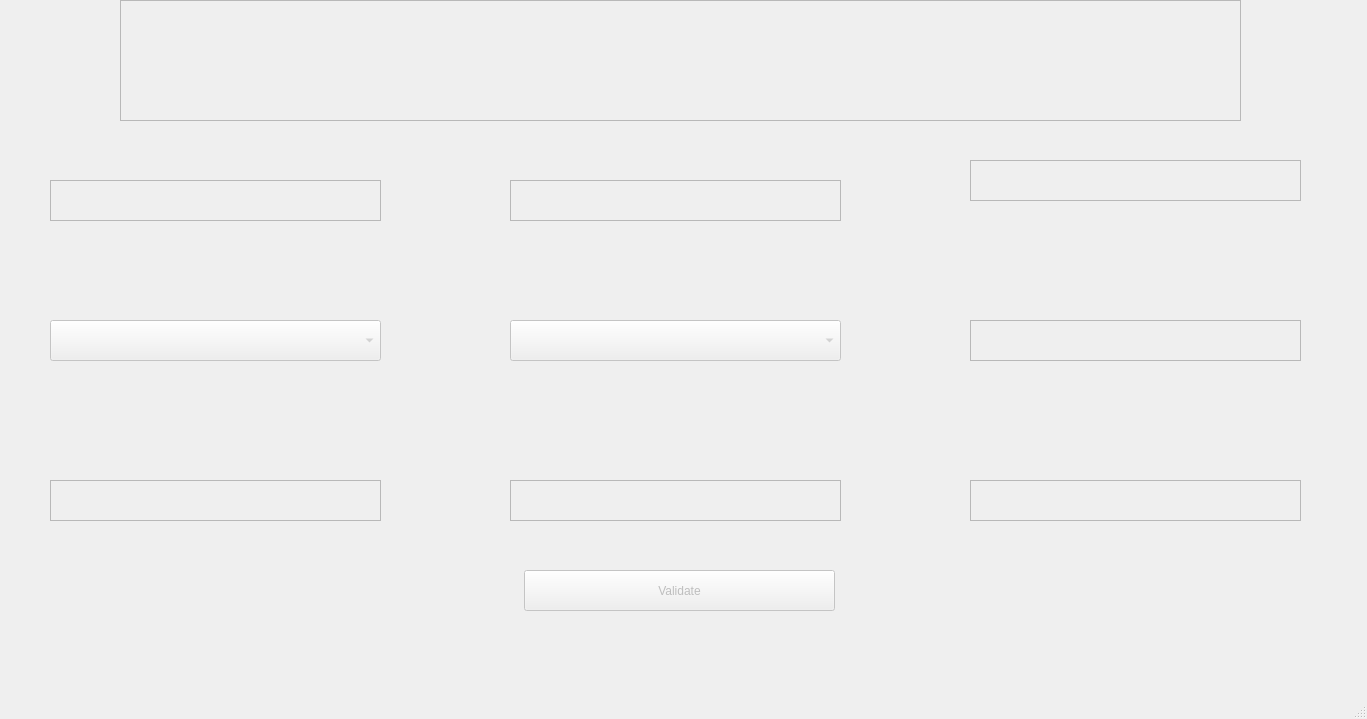
<?xml version="1.0" encoding="UTF-8"?>
<ui version="4.0">
 <class>MainWindow</class>
 <widget class="QMainWindow" name="MainWindow">
  <property name="enabled">
   <bool>false</bool>
  </property>
  <property name="geometry">
   <rect>
    <x>0</x>
    <y>0</y>
    <width>1367</width>
    <height>719</height>
   </rect>
  </property>
  <property name="windowTitle">
   <string>MainWindow</string>
  </property>
  <widget class="QWidget" name="centralwidget">
   <widget class="QGraphicsView" name="graphicsView">
    <property name="geometry">
     <rect>
      <x>120</x>
      <y>0</y>
      <width>1121</width>
      <height>121</height>
     </rect>
    </property>
   </widget>
   <widget class="QTextBrowser" name="textBrowser">
    <property name="geometry">
     <rect>
      <x>50</x>
      <y>180</y>
      <width>331</width>
      <height>41</height>
     </rect>
    </property>
   </widget>
   <widget class="QTextBrowser" name="textBrowser_2">
    <property name="geometry">
     <rect>
      <x>510</x>
      <y>180</y>
      <width>331</width>
      <height>41</height>
     </rect>
    </property>
   </widget>
   <widget class="QTextBrowser" name="textBrowser_3">
    <property name="geometry">
     <rect>
      <x>970</x>
      <y>160</y>
      <width>331</width>
      <height>41</height>
     </rect>
    </property>
   </widget>
   <widget class="QTextBrowser" name="textBrowser_5">
    <property name="geometry">
     <rect>
      <x>970</x>
      <y>320</y>
      <width>331</width>
      <height>41</height>
     </rect>
    </property>
   </widget>
   <widget class="QWidget" name="horizontalLayoutWidget">
    <property name="geometry">
     <rect>
      <x>1300</x>
      <y>160</y>
      <width>51</width>
      <height>361</height>
     </rect>
    </property>
    <layout class="QHBoxLayout" name="horizontalLayout"/>
   </widget>
   <widget class="QWidget" name="horizontalLayoutWidget_2">
    <property name="geometry">
     <rect>
      <x>840</x>
      <y>160</y>
      <width>131</width>
      <height>361</height>
     </rect>
    </property>
    <layout class="QHBoxLayout" name="horizontalLayout_2"/>
   </widget>
   <widget class="QWidget" name="horizontalLayoutWidget_3">
    <property name="geometry">
     <rect>
      <x>380</x>
      <y>160</y>
      <width>131</width>
      <height>361</height>
     </rect>
    </property>
    <layout class="QHBoxLayout" name="horizontalLayout_3"/>
   </widget>
   <widget class="QWidget" name="horizontalLayoutWidget_4">
    <property name="geometry">
     <rect>
      <x>0</x>
      <y>160</y>
      <width>51</width>
      <height>361</height>
     </rect>
    </property>
    <layout class="QHBoxLayout" name="horizontalLayout_4"/>
   </widget>
   <widget class="QWidget" name="verticalLayoutWidget">
    <property name="geometry">
     <rect>
      <x>50</x>
      <y>220</y>
      <width>331</width>
      <height>101</height>
     </rect>
    </property>
    <layout class="QVBoxLayout" name="verticalLayout"/>
   </widget>
   <widget class="QWidget" name="verticalLayoutWidget_2">
    <property name="geometry">
     <rect>
      <x>510</x>
      <y>220</y>
      <width>331</width>
      <height>101</height>
     </rect>
    </property>
    <layout class="QVBoxLayout" name="verticalLayout_2"/>
   </widget>
   <widget class="QWidget" name="verticalLayoutWidget_3">
    <property name="geometry">
     <rect>
      <x>970</x>
      <y>200</y>
      <width>331</width>
      <height>121</height>
     </rect>
    </property>
    <layout class="QVBoxLayout" name="verticalLayout_3"/>
   </widget>
   <widget class="QWidget" name="verticalLayoutWidget_4">
    <property name="geometry">
     <rect>
      <x>50</x>
      <y>360</y>
      <width>331</width>
      <height>121</height>
     </rect>
    </property>
    <layout class="QVBoxLayout" name="verticalLayout_4"/>
   </widget>
   <widget class="QWidget" name="verticalLayoutWidget_5">
    <property name="geometry">
     <rect>
      <x>510</x>
      <y>360</y>
      <width>331</width>
      <height>121</height>
     </rect>
    </property>
    <layout class="QVBoxLayout" name="verticalLayout_5"/>
   </widget>
   <widget class="QWidget" name="verticalLayoutWidget_6">
    <property name="geometry">
     <rect>
      <x>970</x>
      <y>360</y>
      <width>331</width>
      <height>121</height>
     </rect>
    </property>
    <layout class="QVBoxLayout" name="verticalLayout_6"/>
   </widget>
   <widget class="QTextBrowser" name="textBrowser_7">
    <property name="geometry">
     <rect>
      <x>50</x>
      <y>480</y>
      <width>331</width>
      <height>41</height>
     </rect>
    </property>
   </widget>
   <widget class="QTextBrowser" name="textBrowser_8">
    <property name="geometry">
     <rect>
      <x>510</x>
      <y>480</y>
      <width>331</width>
      <height>41</height>
     </rect>
    </property>
   </widget>
   <widget class="QTextBrowser" name="textBrowser_9">
    <property name="geometry">
     <rect>
      <x>970</x>
      <y>480</y>
      <width>331</width>
      <height>41</height>
     </rect>
    </property>
   </widget>
   <widget class="QWidget" name="verticalLayoutWidget_7">
    <property name="geometry">
     <rect>
      <x>0</x>
      <y>520</y>
      <width>1351</width>
      <height>31</height>
     </rect>
    </property>
    <layout class="QVBoxLayout" name="verticalLayout_7"/>
   </widget>
   <widget class="QPushButton" name="pushButton">
    <property name="geometry">
     <rect>
      <x>524</x>
      <y>570</y>
      <width>311</width>
      <height>41</height>
     </rect>
    </property>
    <property name="text">
     <string>Validate</string>
    </property>
   </widget>
   <widget class="QComboBox" name="comboBox">
    <property name="geometry">
     <rect>
      <x>50</x>
      <y>320</y>
      <width>331</width>
      <height>41</height>
     </rect>
    </property>
   </widget>
   <widget class="QComboBox" name="comboBox_2">
    <property name="geometry">
     <rect>
      <x>510</x>
      <y>320</y>
      <width>331</width>
      <height>41</height>
     </rect>
    </property>
   </widget>
  </widget>
  <widget class="QMenuBar" name="menubar">
   <property name="geometry">
    <rect>
     <x>0</x>
     <y>0</y>
     <width>1367</width>
     <height>21</height>
    </rect>
   </property>
  </widget>
  <widget class="QStatusBar" name="statusbar"/>
 </widget>
 <resources/>
 <connections/>
</ui>
